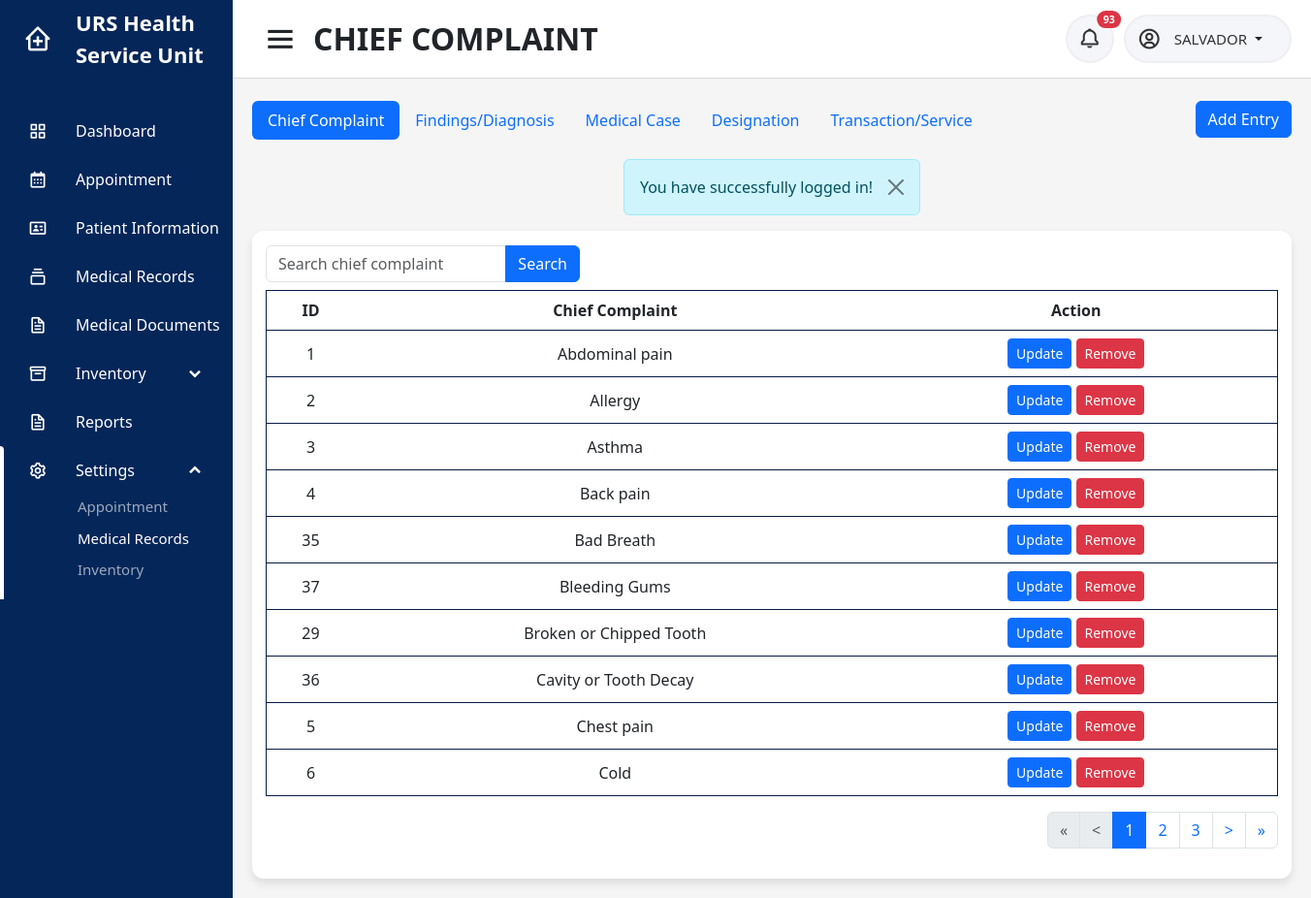
The page /users/nurse/chiefcomplaint.php (signed in) on the database its author committed.
### tables this page shows
CREATE TABLE `chief_complaint` (
  `id` int(11) NOT NULL,
  `chief_complaint` text DEFAULT NULL
);

### users/nurse/chiefcomplaint.php (the view, shortened to what this page needs)
<?php
include('../../connection.php');
$userid = $_SESSION['userid'];
$name = $_SESSION['username'];
$campus = $_SESSION['campus'];
if (isset($_GET['cc'])) {
    $cc = isset($_GET['cc']) ? $_GET['cc'] : '';
    $whereClause = "";
    if ($cc !== '') {
        $whereClause .= " WHERE chief_complaint LIKE '%$cc%'";
    }
    $sql_count = "SELECT COUNT(*) AS total_rows FROM chief_complaint $whereClause ORDER BY chief_complaint";
} else {
    $sql_count = "SELECT COUNT(*) AS total_rows FROM chief_complaint ORDER BY chief_complaint";
}
$count_result = $conn->query($sql_count);
if ($count_result) {
    $count_row = $count_result->fetch_assoc();
    $nr_of_rows = $count_row['total_rows'];
} else {
    echo "Error: " . $conn->error;
}
$rows_per_page = 10;
$page = isset($_GET['page']) ? $_GET['page'] : 1;
$start = ($page - 1) * $rows_per_page;
$pages = ceil($nr_of_rows / $rows_per_page);
$previous = $page - 1;
$next = $page + 1;
$start_loop = $page > 2 ? $page - 2 : 1;
$end_loop = $page < $pages - 2 ? $page + 2 : $pages;
?>
<!DOCTYPE html>
<html lang="en" dir="ltr">
<head>
    <?php include('../../includes/header.php'); ?>
</head>
<body id="<?php echo $id ?>">
    <?php include('../../includes/sidebar.php') ?>
    <section class="home-section">
        <nav>
            <div class="sidebar-button">
                <i class='bx bx-menu sidebarBtn'></i>
                <span class="dashboard">CHIEF COMPLAINT</span>
            </div>
            <div class="right-nav">
                <div class="notification-button">
                    <button type="button" class="btn btn-sm position-relative" onclick="window.location.href = 'notification'">
                        <i class='bx bx-bell'></i>
                        <?php
                        $sql = "SELECT au.id, au.user, au.campus, au.activity, au.datetime, au.status, ac.firstname, ac.middlename, ac.lastname, ac.campus, i.image FROM audit_trail au INNER JOIN account ac ON ac.accountid = au.user INNER JOIN patient_image i ON i.patient_id = au.user WHERE ((au.activity LIKE '%added a walk-in schedule%' AND au.activity LIKE '%$campus%') OR (au.activity LIKE '%cancelled a walk-in schedule%' AND au.activity LIKE '%$campus%') OR au.activity LIKE 'sent%' OR au.activity LIKE 'cancelled%' OR au.activity LIKE 'uploaded medical document%' OR au.activity LIKE '%expired%') AND au.status='unread' AND au.user != '$userid' ORDER BY au.datetime DESC";
                        $result = mysqli_query($conn, $sql);
                        if ($row = mysqli_num_rows($result)) {
                        ?>
                            <span class="position-absolute top-0 start-100 translate-middle badge rounded-pill bg-danger">
                                <?= $row ?>
                            </span>
                        <?php
                        }
                        ?>
                    </button>
                </div>
                <div class="profile-details">
                    <i class='bx bx-user-circle'></i>
                    <div class="dropdown">
                        <a class="btn dropdown-toggle" href="#" role="button" data-bs-toggle="dropdown" aria-expanded="false">
                            <span class="admin_name">
                                <?php
                                echo $name ?>
                            </span>
                        </a>
                    </div>
                </div>
            </div>
        </nav>
        <div class="home-content">
            <div class="overview-boxes">
                <div class="inv-tabs">
                    <div class="tabs">
                        <ul class="nav nav-pills">
                            <li class="nav-item">
                                <a class="nav-link active" aria-current="page" href="#">Chief Complaint</a>
                            </li>
                            <li class="nav-item">
                                <a class="nav-link" href="findings">Findings/Diagnosis</a>
                            </li>
                            <li class="nav-item">
                                <a class="nav-link" href="medcase_set">Medical Case</a>
                            </li>
                            <li class="nav-item">
                                <a class="nav-link" href="designation">Designation</a>
                            </li>
                            <li class="nav-item">
                                <a class="nav-link" href="transaction_set">Transaction/Service</a>
                            </li>
                        </ul>
                    </div>
                    <div>
                        <button type="button" class="btn btn-primary" data-bs-toggle="modal" data-bs-target="#addccmain">Add Entry</button>
                    </div>
                </div>
                <?php
                include('../../includes/alert.php')
                ?>
                <div class="content">
                    <div class="row">
                        <div class="row">
                            <div class="col-md-4">
                                <form action="" method="get">
                                    <div class="row">
                                        <div class="col-md-12 mb-2">
                                            <div class="input-group">
                                                <input type="text" name="cc" value="<?= isset($_GET['cc']) == true ? $_GET['cc'] : '' ?>" class="form-control" placeholder="Search chief complaint">
                                                <button type="submit" class="btn btn-primary">Search</button>
                                            </div>
                                        </div>
                                    </div>
                                </form>
                            </div>
                        </div>
                        <div class="col-sm-12">
                            <div class="table-responsive">
                                <table class="table">
                                    <thead class="head">
                                        <tr>
                                            <th>ID</th>
                                            <th>Chief Complaint</th>
                                            <th>Action</th>
                                        </tr>
                                    </thead>
                                    <tbody>
                                        <?php
                                        if (isset($_GET['cc']) && $_GET['cc'] != '') {
                                            $cc = $_GET['cc'];
                                            $count = 1;
                                            $sql = "SELECT * FROM chief_complaint WHERE chief_complaint LIKE '%$cc%' ORDER BY chief_complaint LIMIT $start, $rows_per_page";
                                            $result = mysqli_query($conn, $sql);
                                        } else {
                                            $sql = "SELECT * FROM chief_complaint ORDER BY chief_complaint LIMIT $start, $rows_per_page";
                                            $result = mysqli_query($conn, $sql);
                                        }
                                        if ($result) {
                                            if (mysqli_num_rows($result) > 0) {
                                                foreach ($result as $data) { ?>
                                                    <tr>
                                                        <td><?php echo $data['id']; ?></td>
                                                        <td><?php echo $data['chief_complaint']; ?></td>
                                                        <td>
                                                            <button type="button" class="btn btn-primary btn-sm" data-bs-toggle="modal" data-bs-target="#updatecc<?php echo $data['id']; ?>">Update</button>
                                                            <button type="button" class="btn btn-danger btn-sm" data-bs-toggle="modal" data-bs-target="#removecc<?php echo $data['id']; ?>">Remove</button>
                                                        </td>
                                                    </tr>
                                                <?php
                                                }
                                            }
                                        }
                                        ?>
                                    </tbody>
                                </table>
                                <ul class="pagination justify-content-end">
                                    <?php
                                    if (mysqli_num_rows($result) > 0) : ?>
                                        <li class="page-item <?= $page == 1 ? 'disabled' : ''; ?>">
                                            <a class="page-link" href="?<?= isset($_GET['cc']) ? 'cc=' . $_GET['cc'] . '&' : '' ?>page=<?= 1; ?>">&laquo;</a>
                                        </li>
                                        <li class="page-item <?php echo $page == 1 ? 'disabled' : ''; ?>">
                                            <a class="page-link" href="?<?= isset($_GET['cc']) ? 'cc=' . $_GET['cc'] . '&' : '' ?>page=<?= $previous; ?>">&lt;</a>
                                        </li>
                                        <?php for ($i = $start_loop; $i <= $end_loop; $i++) : ?>
                                            <li class="page-item <?php echo $page == $i ? 'active' : ''; ?>">
                                                <a class="page-link" href="?<?= isset($_GET['cc']) ? 'cc=' . $_GET['cc'] . '&' : '' ?>page=<?= $i; ?>"><?= $i; ?></a>
                                            </li>
                                        <?php endfor; ?>
                                        <li class="page-item <?php echo $page == $pages ? 'disabled' : ''; ?>">
                                            <a class="page-link" href="?<?= isset($_GET['cc']) ? 'cc=' . $_GET['cc'] . '&' : '' ?>page=<?= $next; ?>">&gt;</a>
                                        </li>
                                        <li class="page-item <?php echo $page == $pages ? 'disabled' : ''; ?>">
                                            <a class="page-link" href="?<?= isset($_GET['cc']) ? 'cc=' . $_GET['cc'] . '&' : '' ?>page=<?= $pages; ?>">&raquo;</a>
                                        </li>
                                    <?php endif; ?>
                                </ul>
                            </div>
                        </div>
                    </div>
                </div>
            </div>
        </div>
    </section>
</body>
</html>

### css/dashboard.css (style rules this page uses)
.home-section { position: relative; background: #f5f5f5; min-height: 100vh; width: calc(100% - 240px); left: 240px; transition: all 0.5s ease; }
.home-section nav { display: flex; justify-content: space-between; height: 80px; background: #fff; align-items: center; position: fixed; width: calc(100% - 240px); left: 240px; z-index: 100; padding: 0 20px 0 30px; box-shadow: 0 1px 1px rgba(0, 0, 0, 0.1); transition: all 0.5s ease; }
.home-section nav .sidebar-button { display: flex; align-items: center; font-size: 32px; font-weight: 600; }
nav .sidebar-button i { font-size: 38px; margin-right: 15px; }
.home-section .right-nav { display: flex; }
.home-section .profile-details { display: flex; align-items: center; background: #f5f6fa; border: 2px solid #efeef1; border-radius: 50px; height: 50px; padding: 0 15px 0 2px; margin-left: 10px; }
.home-section nav .notification-button { display: flex; align-items: center; justify-content: center; background: #f5f6fa; border: 2px solid #efeef1; border-radius: 50px; height: 50px; min-width: 50px; }
nav .notification-button i { font-size: 24px; color: #333; }
.home-section nav .notification-button button { display: flex; justify-content: center; align-items: center; height: 42px; min-width: 30px; border-radius: 50%; }
nav .profile-details .admin_name { font-size: 15px; font-weight: 500; color: #333; white-space: nowrap; }
nav .profile-details i { font-size: 25px; color: #333; padding-left: 10px; }
.home-section .home-content { position: relative; justify-content: center; padding-top: 104px; }
.home-content .overview-boxes { display: flex; align-items: center; justify-content: space-between; flex-wrap: wrap; padding: 0 20px; }
.home-content .overview-boxes .content { margin-bottom: 20px; width: 100%; background: #fff; padding: 15px 14px; border-radius: 12px; box-shadow: 0 5px 10px rgba(0, 0, 0, 0.1); }
.home-content .table-inv tr, td, th { border: none; padding: 8px; text-align: center; }
.home-content table { border-collapse: collapse; width: 100%; vertical-align: middle; }
.head { background-color: #081d45; color: white; }
.home-content tr, td, th { border: 1px solid #081d45; padding: 8px; text-align: center; }
:root { --Red: hsl(1, 90%, 64%); --Blue: hsl(219, 85%, 26%); --White: hsl(0, 0%, 100%); --Very-light-grayish-blue: hsl(210, 60%, 98%); --Light-grayish-blue-1: hsl(211, 68%, 94%); --Light-grayish-blue-2: hsl(205, 33%, 90%); --Grayish-blue: hsl(219, 14%, 63%); --Dark-grayish-blue: hsl(219, 12%, 42%); --Very-dark-blue: hsl(224, 21%, 14%); }
.inv-tabs { display: flex; justify-content: space-between; width: 100%; margin-bottom: 20px; }

### rows shown on the page
chief_complaint: id "1", chief_complaint "Abdominal pain"
chief_complaint: id "2", chief_complaint "Allergy"
chief_complaint: id "3", chief_complaint "Asthma"
chief_complaint: id "4", chief_complaint "Back pain"
chief_complaint: id "35", chief_complaint "Bad Breath"
chief_complaint: id "37", chief_complaint "Bleeding Gums"
chief_complaint: id "29", chief_complaint "Broken or Chipped Tooth"
chief_complaint: id "36", chief_complaint "Cavity or Tooth Decay"
chief_complaint: id "5", chief_complaint "Chest pain"
chief_complaint: id "6", chief_complaint "Cold"

### other values the page prints
$row "93"
$name "SALVADOR"
$_SESSION['alert'] "You have successfully logged in!"
